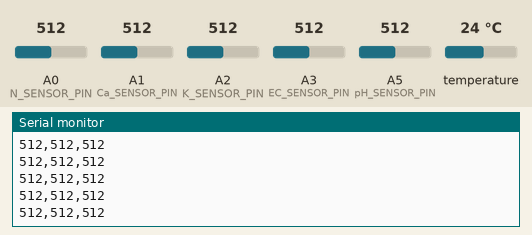
Simulated run of this sketch. Board: Arduino Uno, built with avr-gcc and run on an emulated ATmega328P. On the bench: the last lines printed to the serial monitor. The inputs (shaded band) are chosen by the test bench; at power-on: A0 (N_SENSOR_PIN) = 512, A1 (Ca_SENSOR_PIN) = 512, A2 (K_SENSOR_PIN) = 512, A3 (EC_SENSOR_PIN) = 512, A5 (pH_SENSOR_PIN) = 512, temperature 24 °C.

Above: at 1.2 s.
1.3 s: A0 (N_SENSOR_PIN) set to 110
At 15.2 s:
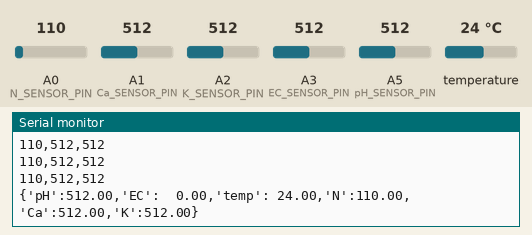
15.3 s: A0 (N_SENSOR_PIN) set to 95
At 30.2 s:
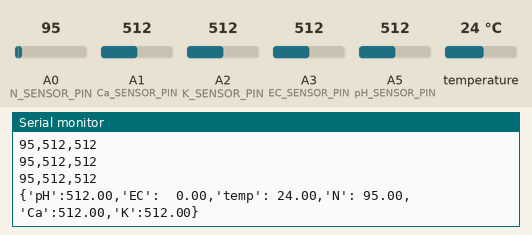
Timing chart, 0 to 31.7 s (numbered marks = the images above; inputs shaded):
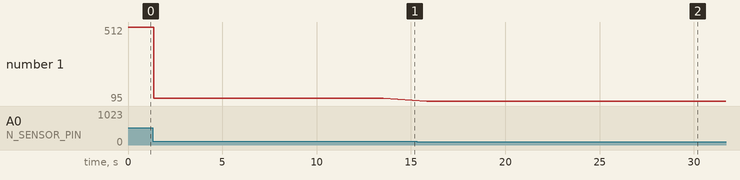

The sketch:

TestSensors.ino
```cpp
// (licence header left out)
/* --- Libraries --- */
#include "RunningMedian.h"
#include "DallasTemperature.h"
#include "OneWire.h"
#include "stdio.h"

/* --- Constants --- */
const boolean VERBOSE = true;

// Analog Sensors
const int N_SENSOR_PIN = A0;
const int Ca_SENSOR_PIN = A1;
const int K_SENSOR_PIN = A2;
const int EC_SENSOR_PIN = A3;
const int TEMP_SENSOR_PIN = A4;
const int pH_SENSOR_PIN = A5;

// Constants
const int CHARS = 8;
const int BUFF_SIZE = 128;
const int SAMPLES = 1000;
const int BAUD = 9600;
const int PRECISION = 2; // number of decimal places
const int DIGITS = 6; // number of digits

/* --- Variables --- */
OneWire oneWire(TEMP_SENSOR_PIN);
DallasTemperature temperature(&oneWire);
char pH[CHARS];
char EC[CHARS];
char N[CHARS];
char Ca[CHARS];
char K[CHARS];
char temp[CHARS];
char output_buffer[BUFF_SIZE];

/* --- Setup --- */
void setup() {

  // Initialize Sensor Input Pins (Analog)
  pinMode(N_SENSOR_PIN, INPUT);
  pinMode(Ca_SENSOR_PIN, INPUT);
  pinMode(pH_SENSOR_PIN, INPUT);
  pinMode(K_SENSOR_PIN, INPUT);
  pinMode(EC_SENSOR_PIN, INPUT);
  pinMode(TEMP_SENSOR_PIN, INPUT);

  // Start Temperature Sensors
  temperature.begin();

  // Start Serial
  Serial.begin(BAUD);
}

/* --- Loop --- */
void loop() {
  read_sensors();
  delay(1000);
}

/* --- Read Sensors --- */
// Collects data and sends it to node.
void read_sensors() {
  int N_reading = 0;
  int Ca_reading = 0;
  int K_reading = 0;
  for(int i = 0; i < SAMPLES; i++) { // sample 100 times
    N_reading = analogRead(N_SENSOR_PIN);
    K_reading = analogRead(K_SENSOR_PIN);
    Ca_reading = analogRead(Ca_SENSOR_PIN);
    sprintf(output_buffer, "%d,%d,%d", N_reading, Ca_reading, K_reading); // concatenate message string
    Serial.println(output_buffer);
  }
  dtostrf(test_temperature(), DIGITS, PRECISION, temp);
  dtostrf(test_pH(), DIGITS, PRECISION, pH);
  dtostrf(test_EC(), DIGITS, PRECISION, EC);
  dtostrf(test_N(), DIGITS, PRECISION, N);
  dtostrf(test_Ca(), DIGITS,PRECISION, Ca);
  dtostrf(test_K(), DIGITS, PRECISION, K);
  sprintf(output_buffer, "{'pH':%s,'EC':%s,'temp':%s,'N':%s,'Ca':%s,'K':%s}",pH,EC,temp,N,Ca,K); // concatenate message string
  Serial.println(output_buffer);
  Serial.flush();
}

/* --- Test Temperature --- */
float test_temperature() {
  float val = 0;
  temperature.requestTemperatures();
  val = temperature.getTempCByIndex(0);
  return val;
}

/* --- Test pH --- */
float test_pH() {
  long reading = 0;
  for(int i = 0; i < SAMPLES; i++) {
    reading += analogRead(pH_SENSOR_PIN);
  }
  float val = reading / SAMPLES;
  return val;
}

/* --- Test EC --- */
float test_EC() {
  long reading = 0;
  for(int i = 0; i < SAMPLES; i++) { // sample 100 times
    reading += analogRead(EC_SENSOR_PIN);
  }
  float val = 0; // reading / SAMPLES;
  return val;
}

/* --- Test (N) Nitrogen --- */
float test_N() {
  long reading = 0;
  long sum = 0;
  for(int i = 0; i < SAMPLES; i++) { // sample 100 times
    reading = analogRead(N_SENSOR_PIN);
    sum = sum + reading;
  }
  float val = sum / SAMPLES;
  return val;
}

/* --- Test (Ca) Calcium --- */
float test_Ca() {
  long reading = 0;
  long sum = 0;
  for(int i = 0; i < SAMPLES; i++) { // sample 100 times
    reading = analogRead(Ca_SENSOR_PIN);
    sum = sum + reading;
  }
  float val = sum / SAMPLES;
  return val;
}

/* --- Test (K) Potassium --- */
float test_K() {
  long reading = 0;
  long sum = 0;
  for(int i = 0; i < SAMPLES; i++) { // sample 100 times
    reading = analogRead(K_SENSOR_PIN);
    sum = sum + reading;
  }
  float val = sum / SAMPLES;
  return val;
}
```

Measured:
- the behaviour switches between 100 and 99 on A0 (N_SENSOR_PIN) (found by bisection; images 1 and 2)
- after the input at 1.3 s, the serial monitor: prints a new line after 0.07 s (image 1)
- after the input at 15.3 s, the serial monitor: prints a new line after 0.55 s (image 2)
- plotted number 1: 512 → 110 after the input at 1.3 s, 110 → 95 after the input at 15.3 s
